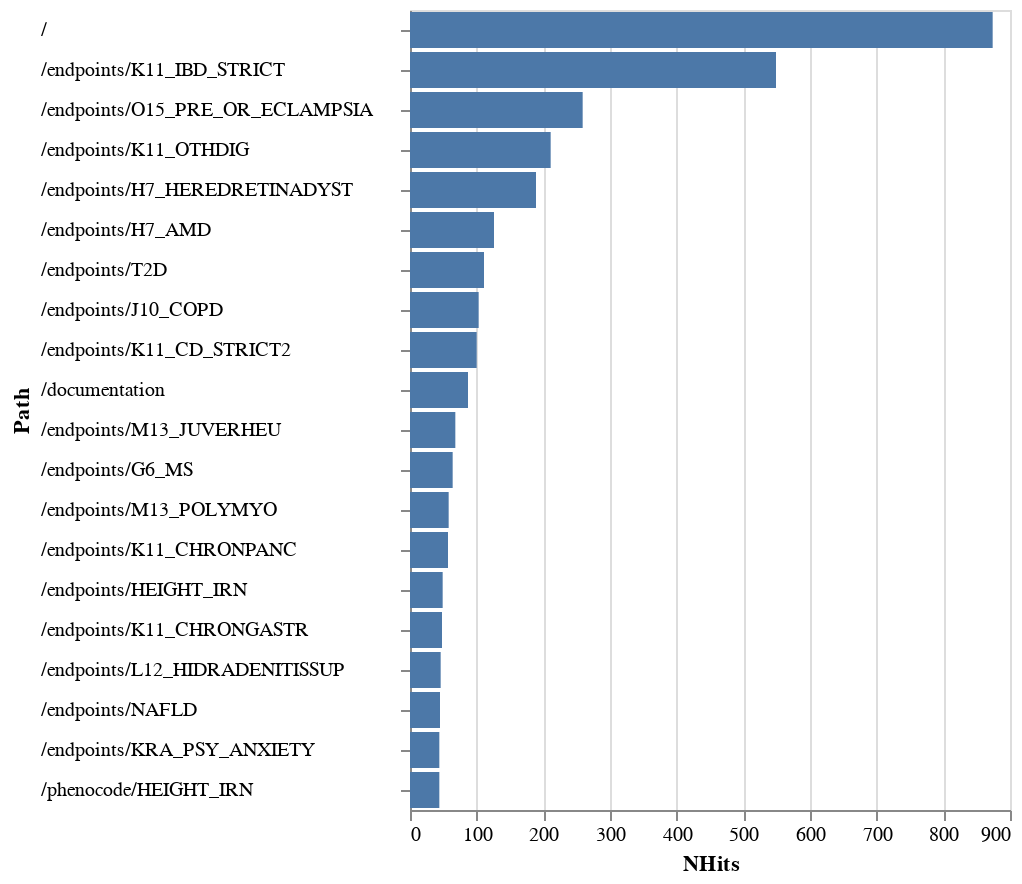

Notebook source saved alongside this figure:
### Markdown cell above
## Top page hits

### Code cell
alt.Chart(stats_top_hits).mark_bar().encode(
    x=alt.X("NHits:Q"),
    y=alt.Y("Path:N").axis(labelAlign="left", labelPadding=180).sort(None)
)

### Figure 1 — Vega-Lite specification as saved in the notebook (floating-point values rounded to 4 significant figures)
{"config": {"view": {"continuousWidth": 300, "continuousHeight": 300}}, "data": {"name": "data-5078cd5ce80643a5652b1ce965f55b4b"}, "mark": {"type": "bar"}, "encoding": {"x": {"field": "NHits", "type": "quantitative"}, "y": {"axis": {"labelAlign": "left", "labelPadding": 180}, "field": "Path", "sort": null, "type": "nominal"}}, "$schema": "https://vega.github.io/schema/vega-lite/v5.16.3.json", "datasets": {"data-5078cd5ce80643a5652b1ce965f55b4b": [{"Path": "/", "NHits": 874}, {"Path": "/endpoints/K11_IBD_STRICT", "NHits": 549}, {"Path": "/endpoints/O15_PRE_OR_ECLAMPSIA", "NHits": 259}, {"Path": "/endpoints/K11_OTHDIG", "NHits": 211}, {"Path": "/endpoints/H7_HEREDRETINADYST", "NHits": 189}, {"Path": "/endpoints/H7_AMD", "NHits": 126}, {"Path": "/endpoints/T2D", "NHits": 111}, {"Path": "/endpoints/J10_COPD", "NHits": 103}, {"Path": "/endpoints/K11_CD_STRICT2", "NHits": 100}, {"Path": "/documentation", "NHits": 87}, {"Path": "/endpoints/M13_JUVERHEU", "NHits": 68}, {"Path": "/endpoints/G6_MS", "NHits": 64}, {"Path": "/endpoints/M13_POLYMYO", "NHits": 58}, {"Path": "/endpoints/K11_CHRONPANC", "NHits": 57}, {"Path": "/endpoints/HEIGHT_IRN", "NHits": 49}, {"Path": "/endpoints/K11_CHRONGASTR", "NHits": 48}, {"Path": "/endpoints/L12_HIDRADENITISSUP", "NHits": 46}, {"Path": "/endpoints/NAFLD", "NHits": 45}, {"Path": "/endpoints/KRA_PSY_ANXIETY", "NHits": 44}, {"Path": "/phenocode/HEIGHT_IRN", "NHits": 44}]}}
